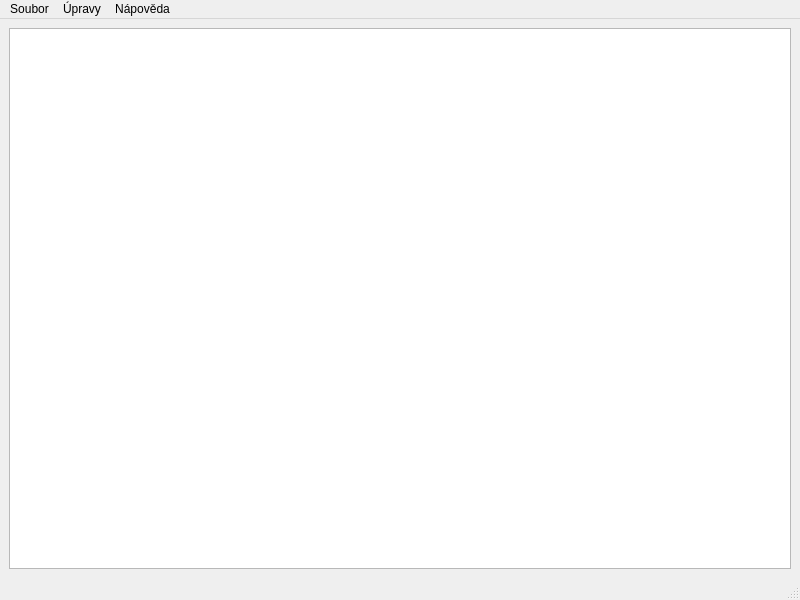
<?xml version="1.0" encoding="UTF-8"?>
<ui version="4.0">
 <class>MainWindow</class>
 <widget class="QMainWindow" name="MainWindow">
  <property name="geometry">
   <rect>
    <x>0</x>
    <y>0</y>
    <width>800</width>
    <height>600</height>
   </rect>
  </property>
  <property name="windowTitle">
   <string>MainWindow</string>
  </property>
  <widget class="QWidget" name="centralwidget">
   <layout class="QHBoxLayout" name="horizontalLayout">
    <item>
     <widget class="QTextEdit" name="textEdit"/>
    </item>
   </layout>
  </widget>
  <widget class="QMenuBar" name="menubar">
   <property name="geometry">
    <rect>
     <x>0</x>
     <y>0</y>
     <width>800</width>
     <height>22</height>
    </rect>
   </property>
   <widget class="QMenu" name="menuSoubor">
    <property name="title">
     <string>Soubor</string>
    </property>
    <addaction name="actionNov"/>
    <addaction name="actionOtev_t"/>
    <addaction name="actionUlo_it_jako"/>
    <addaction name="actionUkon_it"/>
   </widget>
   <widget class="QMenu" name="menu_pravy">
    <property name="title">
     <string>Úpravy</string>
    </property>
    <addaction name="actionVyjmout"/>
    <addaction name="actionKop_rovat"/>
    <addaction name="actionVlo_it"/>
   </widget>
   <widget class="QMenu" name="menuN_pov_da">
    <property name="title">
     <string>Nápověda</string>
    </property>
    <addaction name="actionO_programu"/>
   </widget>
   <addaction name="menuSoubor"/>
   <addaction name="menu_pravy"/>
   <addaction name="menuN_pov_da"/>
  </widget>
  <widget class="QStatusBar" name="statusbar"/>
  <action name="actionNov">
   <property name="text">
    <string>Nový</string>
   </property>
   <property name="shortcut">
    <string>Ctrl+N</string>
   </property>
  </action>
  <action name="actionOtev_t">
   <property name="text">
    <string>Otevřít...</string>
   </property>
   <property name="shortcut">
    <string>Ctrl+O</string>
   </property>
  </action>
  <action name="actionUlo_it_jako">
   <property name="text">
    <string>Uložit jako...</string>
   </property>
  </action>
  <action name="actionUkon_it">
   <property name="text">
    <string>Ukončit</string>
   </property>
  </action>
  <action name="actionVyjmout">
   <property name="text">
    <string>Vyjmout</string>
   </property>
   <property name="shortcut">
    <string>Ctrl+X</string>
   </property>
  </action>
  <action name="actionKop_rovat">
   <property name="text">
    <string>Kopírovat</string>
   </property>
   <property name="shortcut">
    <string>Ctrl+C</string>
   </property>
  </action>
  <action name="actionVlo_it">
   <property name="text">
    <string>Vložit</string>
   </property>
   <property name="shortcut">
    <string>Ctrl+V</string>
   </property>
  </action>
  <action name="actionO_programu">
   <property name="text">
    <string>O programu...</string>
   </property>
  </action>
 </widget>
 <resources/>
 <connections/>
</ui>
